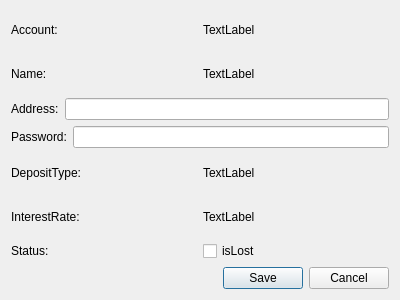
<?xml version="1.0" encoding="UTF-8"?>
<ui version="4.0">
 <class>EditUserDialog</class>
 <widget class="QDialog" name="EditUserDialog">
  <property name="geometry">
   <rect>
    <x>0</x>
    <y>0</y>
    <width>400</width>
    <height>300</height>
   </rect>
  </property>
  <property name="windowTitle">
   <string>Dialog</string>
  </property>
  <layout class="QVBoxLayout" name="verticalLayout_2">
   <item>
    <layout class="QVBoxLayout" name="verticalLayout">
     <item>
      <layout class="QHBoxLayout" name="horizontalLayout">
       <item>
        <widget class="QLabel" name="label">
         <property name="text">
          <string>Account:</string>
         </property>
        </widget>
       </item>
       <item>
        <widget class="QLabel" name="accountLabel">
         <property name="text">
          <string>TextLabel</string>
         </property>
        </widget>
       </item>
      </layout>
     </item>
     <item>
      <layout class="QHBoxLayout" name="horizontalLayout_2">
       <item>
        <widget class="QLabel" name="label_2">
         <property name="text">
          <string>Name:</string>
         </property>
        </widget>
       </item>
       <item>
        <widget class="QLabel" name="nameLabel">
         <property name="text">
          <string>TextLabel</string>
         </property>
        </widget>
       </item>
      </layout>
     </item>
     <item>
      <layout class="QHBoxLayout" name="horizontalLayout_3">
       <item>
        <widget class="QLabel" name="label_3">
         <property name="text">
          <string>Address:</string>
         </property>
        </widget>
       </item>
       <item>
        <widget class="QLineEdit" name="addressLineEdit"/>
       </item>
      </layout>
     </item>
     <item>
      <layout class="QHBoxLayout" name="horizontalLayout_4">
       <item>
        <widget class="QLabel" name="label_4">
         <property name="text">
          <string>Password:</string>
         </property>
        </widget>
       </item>
       <item>
        <widget class="QLineEdit" name="passwordLineEdit"/>
       </item>
      </layout>
     </item>
     <item>
      <layout class="QHBoxLayout" name="horizontalLayout_5">
       <item>
        <widget class="QLabel" name="label_5">
         <property name="text">
          <string>DepositType:</string>
         </property>
        </widget>
       </item>
       <item>
        <widget class="QLabel" name="depositTypeLabel">
         <property name="text">
          <string>TextLabel</string>
         </property>
        </widget>
       </item>
      </layout>
     </item>
     <item>
      <layout class="QHBoxLayout" name="horizontalLayout_6">
       <item>
        <widget class="QLabel" name="label_6">
         <property name="text">
          <string>InterestRate:</string>
         </property>
        </widget>
       </item>
       <item>
        <widget class="QLabel" name="interestRateLabel">
         <property name="text">
          <string>TextLabel</string>
         </property>
        </widget>
       </item>
      </layout>
     </item>
     <item>
      <layout class="QHBoxLayout" name="horizontalLayout_7">
       <item>
        <widget class="QLabel" name="label_7">
         <property name="text">
          <string>Status:</string>
         </property>
        </widget>
       </item>
       <item>
        <widget class="QCheckBox" name="isLostCheckBox">
         <property name="text">
          <string>isLost</string>
         </property>
        </widget>
       </item>
      </layout>
     </item>
     <item>
      <layout class="QHBoxLayout" name="horizontalLayout_8">
       <item>
        <spacer name="horizontalSpacer">
         <property name="orientation">
          <enum>Qt::Horizontal</enum>
         </property>
         <property name="sizeHint" stdset="0">
          <size>
           <width>40</width>
           <height>20</height>
          </size>
         </property>
        </spacer>
       </item>
       <item>
        <widget class="QPushButton" name="saveButton">
         <property name="text">
          <string>Save</string>
         </property>
        </widget>
       </item>
       <item>
        <widget class="QPushButton" name="cancelButton">
         <property name="text">
          <string>Cancel</string>
         </property>
        </widget>
       </item>
      </layout>
     </item>
    </layout>
   </item>
  </layout>
 </widget>
 <resources/>
 <connections/>
</ui>
